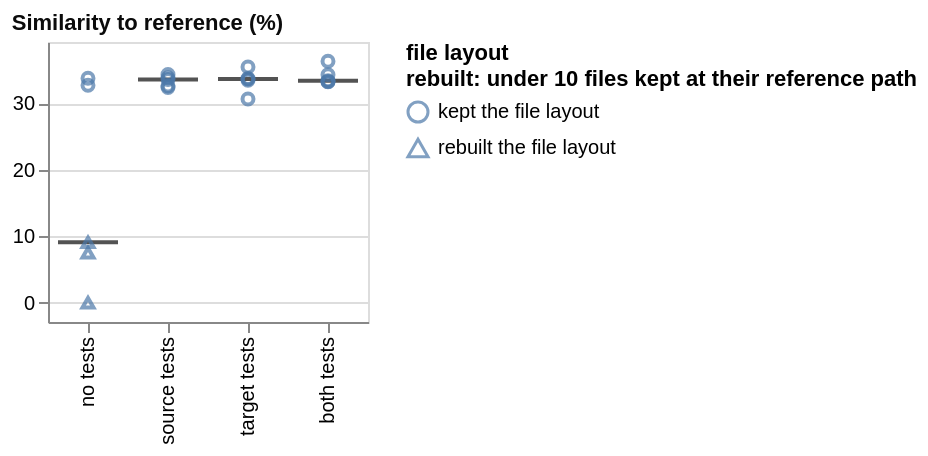

Specify this chart in Vega-Lite:
### Vega-Lite specification from a JSON file in a GitHub repository (floating-point values rounded to 4 significant figures)
{"config": {"view": {"continuousWidth": 300, "continuousHeight": 300}}, "concat": [{"layer": [{"mark": {"type": "tick", "color": "#0b0b0b", "opacity": 0.7, "size": 30, "thickness": 2}, "encoding": {"x": {"field": "condition", "scale": {"paddingInner": 0.25, "paddingOuter": 0.125}, "sort": ["no tests", "source tests", "target tests", "both tests"], "title": null, "type": "nominal"}, "y": {"aggregate": "median", "field": "value", "scale": {"domain": [-2.902, 39.18], "nice": false}, "title": null, "type": "quantitative"}}}, {"mark": {"type": "point"}, "encoding": {"shape": {"field": "layout", "legend": {"labelLimit": 220, "title": ["file layout", "rebuilt: under 10 files kept at their reference path"], "titleLimit": 260}, "scale": {"domain": ["kept the file layout", "rebuilt the file layout"], "range": ["circle", "triangle-up"]}, "type": "nominal"}, "x": {"field": "condition", "scale": {"paddingInner": 0.25, "paddingOuter": 0.125}, "sort": ["no tests", "source tests", "target tests", "both tests"], "title": null, "type": "nominal"}, "xOffset": {"field": "nudge", "scale": {"domain": [-1.0, 1.0], "range": [9.0, 21.0]}, "title": null, "type": "quantitative"}, "y": {"field": "value", "scale": {"domain": [-2.902, 39.18], "nice": false}, "type": "quantitative"}}}, {"mark": {"type": "rule"}, "encoding": {"y": {"aggregate": "median", "field": "reference", "scale": {"domain": [-2.902, 39.18], "nice": false}, "type": "quantitative"}}, "transform": [{"filter": {"field": "reference", "valid": true}}]}], "height": 140, "title": {"text": "Similarity to reference (%)", "anchor": "start", "color": "#0b0b0b", "fontSize": 11}, "width": 160}], "columns": 4, "data": {"name": "data-e253257251b09aa4e197e13d0bcf5a19"}, "$schema": "https://vega.github.io/schema/vega-lite/v6.4.1.json", "datasets": {"data-e253257251b09aa4e197e13d0bcf5a19": [{"condition": "no tests", "layout": "kept the file layout", "metric": "reference_diff_similarity_pct", "value": 33.72, "reference": null, "nudge": 0.0}, {"condition": "no tests", "layout": "rebuilt the file layout", "metric": "reference_diff_similarity_pct", "value": 7.509, "reference": null, "nudge": 0.0}, {"condition": "no tests", "layout": "kept the file layout", "metric": "reference_diff_similarity_pct", "value": 32.69, "reference": null, "nudge": 0.0}, {"condition": "no tests", "layout": "rebuilt the file layout", "metric": "reference_diff_similarity_pct", "value": 0.0, "reference": null, "nudge": 0.0}, {"condition": "no tests", "layout": "rebuilt the file layout", "metric": "reference_diff_similarity_pct", "value": 9.066, "reference": null, "nudge": 0.0}, {"condition": "source tests", "layout": "kept the file layout", "metric": "reference_diff_similarity_pct", "value": 34.3, "reference": null, "nudge": 0.0}, {"condition": "source tests", "layout": "kept the file layout", "metric": "reference_diff_similarity_pct", "value": 33.8, "reference": null, "nudge": 0.0}, {"condition": "source tests", "layout": "kept the file layout", "metric": "reference_diff_similarity_pct", "value": 32.35, "reference": null, "nudge": 0.0}, {"condition": "source tests", "layout": "kept the file layout", "metric": "reference_diff_similarity_pct", "value": 32.58, "reference": null, "nudge": 0.0}, {"condition": "source tests", "layout": "kept the file layout", "metric": "reference_diff_similarity_pct", "value": 33.54, "reference": null, "nudge": 0.0}, {"condition": "target tests", "layout": "kept the file layout", "metric": "reference_diff_similarity_pct", "value": 35.42, "reference": null, "nudge": 0.0}, {"condition": "target tests", "layout": "kept the file layout", "metric": "reference_diff_similarity_pct", "value": 33.62, "reference": null, "nudge": 0.0}, {"condition": "target tests", "layout": "kept the file layout", "metric": "reference_diff_similarity_pct", "value": 33.68, "reference": null, "nudge": 0.0}, {"condition": "target tests", "layout": "kept the file layout", "metric": "reference_diff_similarity_pct", "value": 33.43, "reference": null, "nudge": 0.0}, {"condition": "target tests", "layout": "kept the file layout", "metric": "reference_diff_similarity_pct", "value": 30.62, "reference": null, "nudge": 0.0}, {"condition": "both tests", "layout": "kept the file layout", "metric": "reference_diff_similarity_pct", "value": 34.25, "reference": null, "nudge": 0.0}, {"condition": "both tests", "layout": "kept the file layout", "metric": "reference_diff_similarity_pct", "value": 33.37, "reference": null, "nudge": 0.0}, {"condition": "both tests", "layout": "kept the file layout", "metric": "reference_diff_similarity_pct", "value": 33.22, "reference": null, "nudge": 0.0}, {"condition": "both tests", "layout": "kept the file layout", "metric": "reference_diff_similarity_pct", "value": 33.2, "reference": null, "nudge": 0.0}, {"condition": "both tests", "layout": "kept the file layout", "metric": "reference_diff_similarity_pct", "value": 36.28, "reference": null, "nudge": 0.0}]}}
